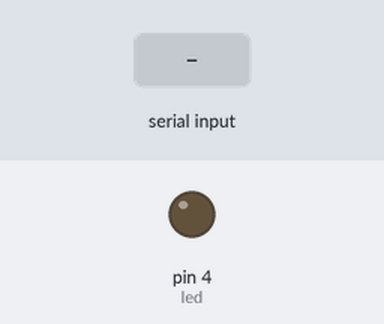
This sketch was run on a simulated Arduino Uno, built with avr-gcc and run on an emulated ATmega328P. Shown: output pins drawn as LEDs (lit = HIGH). The inputs (shaded band) are chosen by the test bench. What the sketch prints to the serial monitor is not drawn.

Above: at 1.2 s.
1.3 s: "200\n" received over Serial
At 2.3 s:
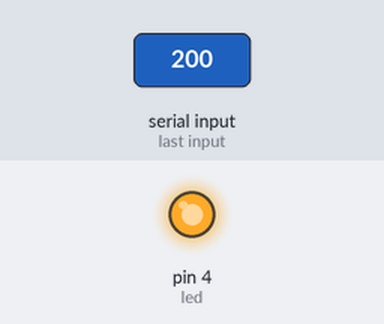
Timing chart, 0 to 8.8 s (numbered marks = the images above; inputs shaded):
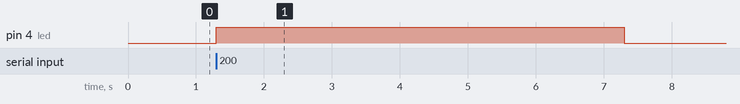

The sketch:

brightness_pwm.ino
```cpp
int led = 4;

void setup() {
  pinMode(led, OUTPUT);
  Serial.begin(115200);
}

void loop() {

  if (Serial.available() > 0) {

    int brightness = Serial.parseInt();

    brightness = constrain(brightness, 0, 255);
    //constrain() is an Arduino utility function that limits a value to stay within a specified range.

    analogWrite(led, brightness);
    delay(5000);
    Serial.print("Brightness = ");
    Serial.println(brightness);
  }

}
```

Measured:
- after the input at 1.3 s, pin 4 (led): LOW → HIGH at once, → LOW 6.0 s later
